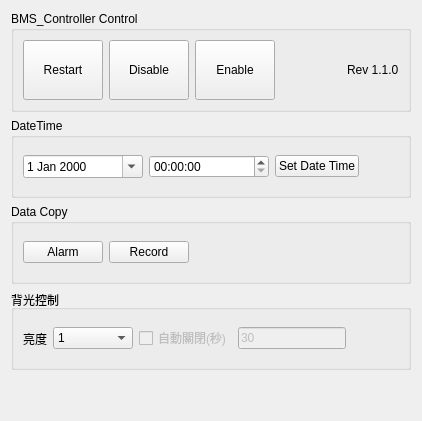
     <widget class="QWidget" name="tab_3">
      <attribute name="title">
       <string>系統控制</string>
      </attribute>
      <layout class="QVBoxLayout" name="verticalLayout">
       <item>
        <widget class="QGroupBox" name="groupBox_12">
         <property name="title">
          <string>BMS_Controller Control</string>
         </property>
         <layout class="QHBoxLayout" name="horizontalLayout_5">
          <item>
           <widget class="QPushButton" name="pbRestartController">
            <property name="minimumSize">
             <size>
              <width>0</width>
              <height>60</height>
             </size>
            </property>
            <property name="text">
             <string>Restart</string>
            </property>
           </widget>
          </item>
          <item>
           <widget class="QPushButton" name="pbDisableController">
            <property name="minimumSize">
             <size>
              <width>0</width>
              <height>60</height>
             </size>
            </property>
            <property name="text">
             <string>Disable</string>
            </property>
           </widget>
          </item>
          <item>
           <widget class="QPushButton" name="pbEnableController">
            <property name="minimumSize">
             <size>
              <width>0</width>
              <height>60</height>
             </size>
            </property>
            <property name="text">
             <string>Enable</string>
            </property>
           </widget>
          </item>
          <item>
           <spacer name="horizontalSpacer_2">
            <property name="orientation">
             <enum>Qt::Horizontal</enum>
            </property>
            <property name="sizeHint" stdset="0">
             <size>
              <width>40</width>
              <height>20</height>
             </size>
            </property>
           </spacer>
          </item>
          <item>
           <widget class="QLabel" name="label_23">
            <property name="text">
             <string>Rev 1.1.0</string>
            </property>
           </widget>
          </item>
         </layout>
        </widget>
       </item>
       <item>
        <widget class="QGroupBox" name="groupBox_13">
         <property name="minimumSize">
          <size>
           <width>0</width>
           <height>80</height>
          </size>
         </property>
         <property name="title">
          <string>DateTime</string>
         </property>
         <layout class="QHBoxLayout" name="horizontalLayout_6">
          <item>
           <widget class="QDateEdit" name="dateEdit">
            <property name="minimumSize">
             <size>
              <width>120</width>
              <height>0</height>
             </size>
            </property>
            <property name="calendarPopup">
             <bool>true</bool>
            </property>
           </widget>
          </item>
          <item>
           <widget class="QTimeEdit" name="timeEdit">
            <property name="minimumSize">
             <size>
              <width>120</width>
              <height>0</height>
             </size>
            </property>
            <property name="calendarPopup">
             <bool>true</bool>
            </property>
           </widget>
          </item>
          <item>
           <widget class="QPushButton" name="pbSetDateTime">
            <property name="text">
             <string>Set Date Time</string>
            </property>
           </widget>
          </item>
          <item>
           <spacer name="horizontalSpacer_3">
            <property name="orientation">
             <enum>Qt::Horizontal</enum>
            </property>
            <property name="sizeHint" stdset="0">
             <size>
              <width>40</width>
              <height>20</height>
             </size>
            </property>
           </spacer>
          </item>
         </layout>
        </widget>
       </item>
       <item>
        <widget class="QGroupBox" name="groupBox_14">
         <property name="minimumSize">
          <size>
           <width>0</width>
           <height>80</height>
          </size>
         </property>
         <property name="title">
          <string>Data Copy</string>
         </property>
         <layout class="QHBoxLayout" name="horizontalLayout_7">
          <item>
           <widget class="QPushButton" name="pbAlarmToSD">
            <property name="enabled">
             <bool>true</bool>
            </property>
            <property name="sizePolicy">
             <sizepolicy hsizetype="Minimum" vsizetype="Fixed">
              <horstretch>0</horstretch>
              <verstretch>0</verstretch>
             </sizepolicy>
            </property>
            <property name="text">
             <string>Alarm</string>
            </property>
           </widget>
          </item>
          <item>
           <widget class="QPushButton" name="pbRecordToSD">
            <property name="enabled">
             <bool>true</bool>
            </property>
            <property name="sizePolicy">
             <sizepolicy hsizetype="Minimum" vsizetype="Fixed">
              <horstretch>0</horstretch>
              <verstretch>0</verstretch>
             </sizepolicy>
            </property>
            <property name="text">
             <string>Record</string>
            </property>
           </widget>
          </item>
          <item>
           <spacer name="horizontalSpacer_5">
            <property name="orientation">
             <enum>Qt::Horizontal</enum>
            </property>
            <property name="sizeHint" stdset="0">
             <size>
              <width>40</width>
              <height>20</height>
             </size>
            </property>
           </spacer>
          </item>
         </layout>
        </widget>
       </item>
       <item>
        <widget class="QGroupBox" name="groupBox_18">
         <property name="minimumSize">
          <size>
           <width>0</width>
           <height>80</height>
          </size>
         </property>
         <property name="title">
          <string>背光控制</string>
         </property>
         <layout class="QHBoxLayout" name="horizontalLayout_2">
          <item>
           <widget class="QLabel" name="label_8">
            <property name="text">
             <string>亮度</string>
            </property>
           </widget>
          </item>
          <item>
           <widget class="QComboBox" name="comboBox">
            <property name="minimumSize">
             <size>
              <width>80</width>
              <height>0</height>
             </size>
            </property>
            <item>
             <property name="text">
              <string>1</string>
             </property>
            </item>
            <item>
             <property name="text">
              <string>2</string>
             </property>
            </item>
            <item>
             <property name="text">
              <string>3</string>
             </property>
            </item>
            <item>
             <property name="text">
              <string>4</string>
             </property>
            </item>
            <item>
             <property name="text">
              <string>5</string>
             </property>
            </item>
            <item>
             <property name="text">
              <string>6</string>
             </property>
            </item>
            <item>
             <property name="text">
              <string>7</string>
             </property>
            </item>
           </widget>
          </item>
          <item>
           <widget class="QCheckBox" name="cbBackLightAutoClose">
            <property name="enabled">
             <bool>false</bool>
            </property>
            <property name="text">
             <string>自動關閉(秒)</string>
            </property>
           </widget>
          </item>
          <item>
           <widget class="QLineEdit" name="leBackLightAutoSec">
            <property name="enabled">
             <bool>false</bool>
            </property>
            <property name="text">
             <string>30</string>
            </property>
           </widget>
          </item>
          <item>
           <spacer name="horizontalSpacer_4">
            <property name="orientation">
             <enum>Qt::Horizontal</enum>
            </property>
            <property name="sizeHint" stdset="0">
             <size>
              <width>40</width>
              <height>20</height>
             </size>
            </property>
           </spacer>
          </item>
         </layout>
        </widget>
       </item>
       <item>
        <spacer name="verticalSpacer_4">
         <property name="orientation">
          <enum>Qt::Vertical</enum>
         </property>
         <property name="sizeHint" stdset="0">
          <size>
           <width>20</width>
           <height>40</height>
          </size>
         </property>
        </spacer>
       </item>
      </layout>
     </widget>
